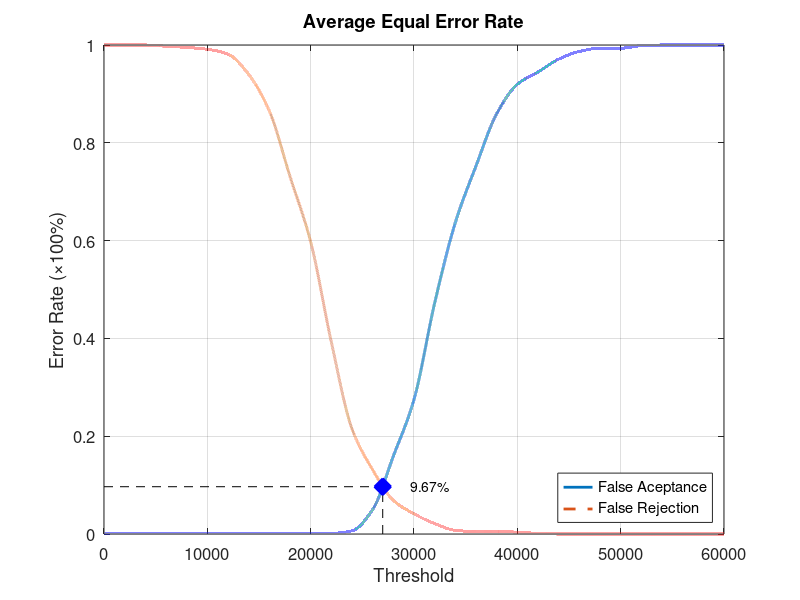
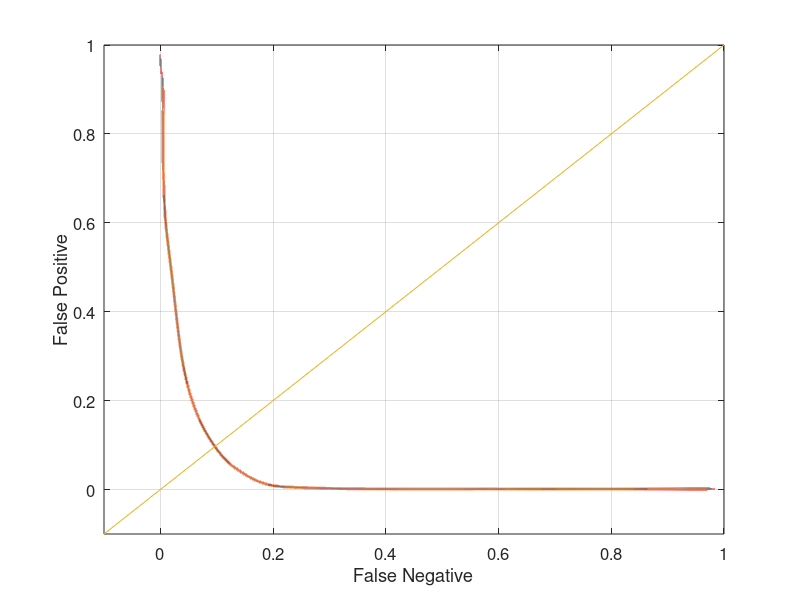

The MATLAB script that drew these images, in order:
function yEER = Experiment5Average
close all;
clear;
clc;
x = 0:2000:60000;
xq = 0:0.5:60000;

y0 = [0 0.00131579 0.00131579 0.00131579 0.00131579 0.00131579 0.00131579 0.00131579 0.00131579 0.00131579 0.00131579 0.00131579 0.00657895 0.05 0.159211 0.275 0.472368 0.636842 0.752632 0.859211 0.919737 0.944737 0.971053 0.986842 0.993421 0.993421 0.998684 1 1 1 1];
yy0 = interp1(x, y0, xq, 'pchip');
y1 = [1 1 1 0.9975 0.995 0.99125 0.98125 0.94 0.865 0.73125 0.5975 0.3925 0.215 0.13125 0.06875 0.04125 0.02125 0.0075 0.005 0.005 0.00375 0.00125 0 0 0 0 0 0 0 0 0];
yy1 = interp1(x, y1, xq, 'pchip');

% Calculating EER: 
y2 = abs(y0 - y1);
find(y2 == min(y2))
yy2 = abs(yy0 - yy1);
xEER = find(yy2 == min(yy2));
xEERIndex = xq(xEER) % X-axis EER
yEER = yy0(xEER) % Y-axis EER

main = figure
plot(xq, yy0,'-','LineWidth', 2);	hold on
plot(xq, yy1,'--','LineWidth', 2);	hold on
plot([xEERIndex xEERIndex], [0 yEER], 'k--');	hold on
plot([0 xEERIndex], [yEER yEER], 'k--');	hold on
plot(xEERIndex, yEER, 'bx', 'LineWidth', 10);	hold on
text(xEERIndex + 10 * xEERIndex / 100, yEER, [num2str(round((10000 * yEER)) / 100) '%'])
legend('False Aceptance', 'False Rejection', 'Location', 'SouthEast')
xlabel('Threshold')
ylabel('Error Rate (\times100%)')
title('Average Equal Error Rate')
set(gca, 'FontSize', 12)
axis([0 60000 0 1])
grid on

print(main, 'Experiment5AverageMain', '-dpng');
FNRxFPR = figure('Color', [1 1 1]);
plot(yy1, yy0, '-', yy1, yy0, 'LineWidth', 2);
hold on
y = -0.1:0.1:1
plot(y, y); 
set(gca, 'FontSize', 12)
xlabel('False Negative')
ylabel('False Positive')
axis([-0.1 1 -0.1 1])
set(gca, 'FontSize', 12)
grid on

print(FNRxFPR, 'Experiment5AverageFNRxFPR','-dpng');
end
